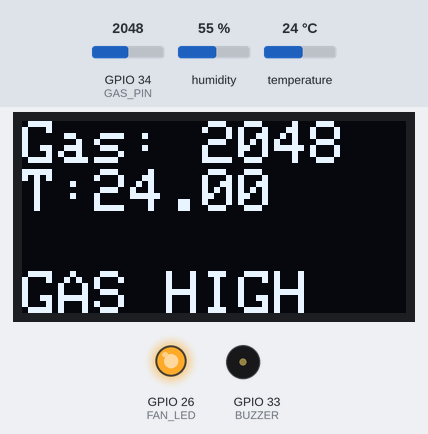
The sketch below on a simulated ESP32. Shown: 128×64 one-colour display, output pins drawn as LEDs (lit = HIGH), buzzer (waves = sounding). The test bench sets the inputs (shaded band); at power-on: temperature 24 °C, GPIO 34 (GAS_PIN) = 2048, humidity 55 %. What the sketch prints to the serial monitor is not drawn.

Above: at 1.2 s.
1.3 s: temperature set to 34.6 °C
At 2.9 s:
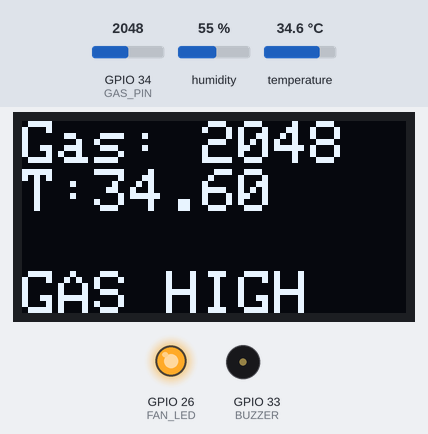
3.6 s: temperature set to 35.8 °C
At 5.4 s:
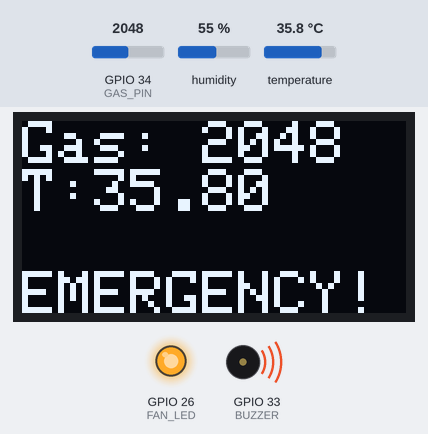
5.7 s: GPIO 34 (GAS_PIN) set to 1234
At 6.6 s:
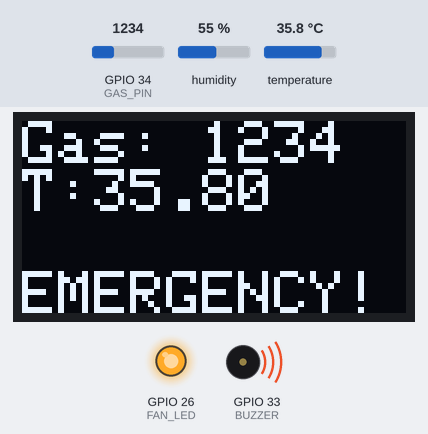
7.7 s: GPIO 34 (GAS_PIN) set to 1153
At 9.0 s:
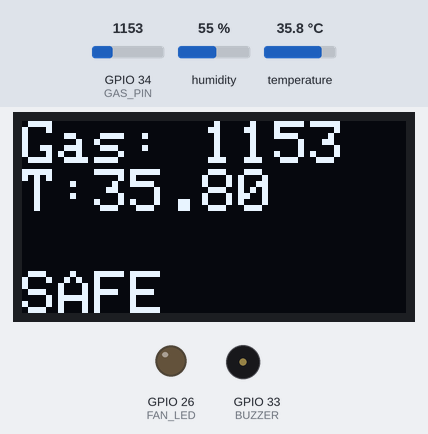
9.8 s: temperature set to 12 °C
At 11.4 s:
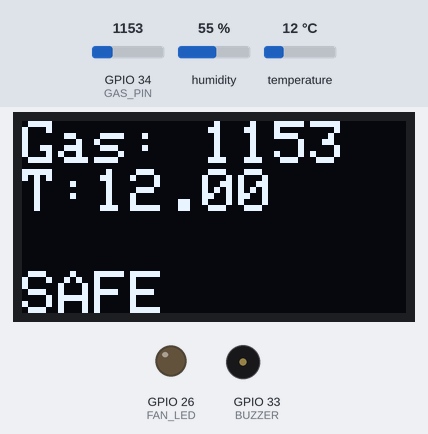
11.8 s: GPIO 34 (GAS_PIN) set to 2540
At 13.9 s:
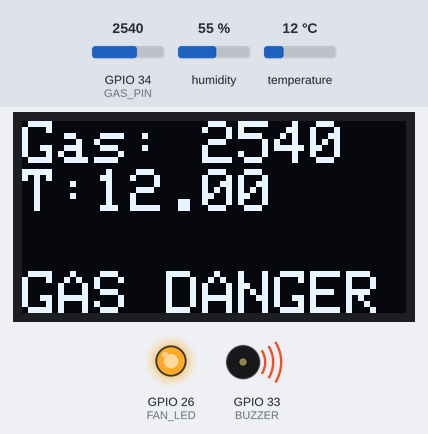
Timing chart, 0 to 14.9 s (numbered marks = the images above; inputs shaded):
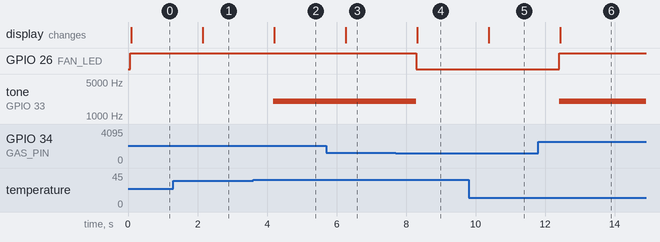

The sketch:

Industrial_gas_safety_system.ino
```cpp
#include <Wire.h>
#include <Adafruit_GFX.h>
#include <Adafruit_SSD1306.h>
#include "DHT.h"

#define SCREEN_WIDTH 128
#define SCREEN_HEIGHT 64
Adafruit_SSD1306 display(SCREEN_WIDTH, SCREEN_HEIGHT, &Wire, -1);

#define GAS_PIN 34
#define DHTPIN 4
#define DHTTYPE DHT22
#define FAN_LED 26
#define BUZZER 33
DHT dht(DHTPIN, DHTTYPE);

void setup() {
  Serial.begin(115200);
  pinMode(FAN_LED, OUTPUT);
  pinMode(BUZZER, OUTPUT);
  dht.begin();
  Wire.begin(21, 22);
  if (!display.begin(SSD1306_SWITCHCAPVCC, 0x3C)) {
    Serial.println("OLED not found");
    while (true);
  }
  display.clearDisplay();
  display.display();
}

void loop() {
  int gasValue = analogRead(GAS_PIN);
  float temp = dht.readTemperature();
  bool fanOn = false;
  bool alarm = false;
  String status = "SAFE";
  if (gasValue > 2500){
    fanOn = true;
    alarm = true;
    status = "GAS DANGER!";
  }
  else if (gasValue > 1200){
    fanOn = true;
    status = "GAS HIGH";
  }
  if (temp > 35 && gasValue > 1200) {
    fanOn = true;
    alarm = true;
    status = "EMERGENCY!";
  }
  digitalWrite(FAN_LED, fanOn);
  if (alarm) {
    tone(BUZZER, 2000);
  } else {
    noTone(BUZZER);
  }
  display.clearDisplay();
  display.setTextSize(2);
  display.setTextColor(SSD1306_WHITE);
  display.setCursor(0,0);
  display.print("Gas: ");
  display.println(gasValue);
  display.print("T:");
  display.print(temp);
  display.setCursor(0,50);
  display.setTextSize(2);
  display.println(status);
  display.display();

  Serial.print("Gas: "); Serial.print(gasValue);
  Serial.print("  Temp: "); Serial.print(temp);
  Serial.print("  Fan: "); Serial.print(fanOn);
  Serial.print("  Status: "); Serial.println(status);

  delay(1000);
}
```

Measured:
- the behaviour switches between 35 and 35.1 °C on temperature (found by bisection; images 1 and 2)
- the behaviour switches between 1201 and 1200 on GPIO 34 (GAS_PIN) (found by bisection; images 3 and 4)
- after the input at 1.3 s, the display: changes after 0.84 s (image 1)
- after the input at 3.6 s, tone on GPIO 33 (BUZZER): silent → 2000 Hz after 0.58 s; the display: changes after 0.60 s (image 2)
- after the input at 5.7 s, the display: changes after 0.56 s (image 3)
- after the input at 7.7 s, GPIO 26 (FAN_LED): HIGH → LOW after 0.59 s; tone on GPIO 33 (BUZZER): 2000 Hz → silent after 0.59 s; the display: changes after 0.62 s (image 4)
- after the input at 9.8 s, the display: changes after 0.57 s (image 5)
- after the input at 11.8 s, GPIO 26 (FAN_LED): LOW → HIGH after 0.60 s; tone on GPIO 33 (BUZZER): silent → 2000 Hz after 0.60 s; the display: changes after 0.63 s (image 6)
